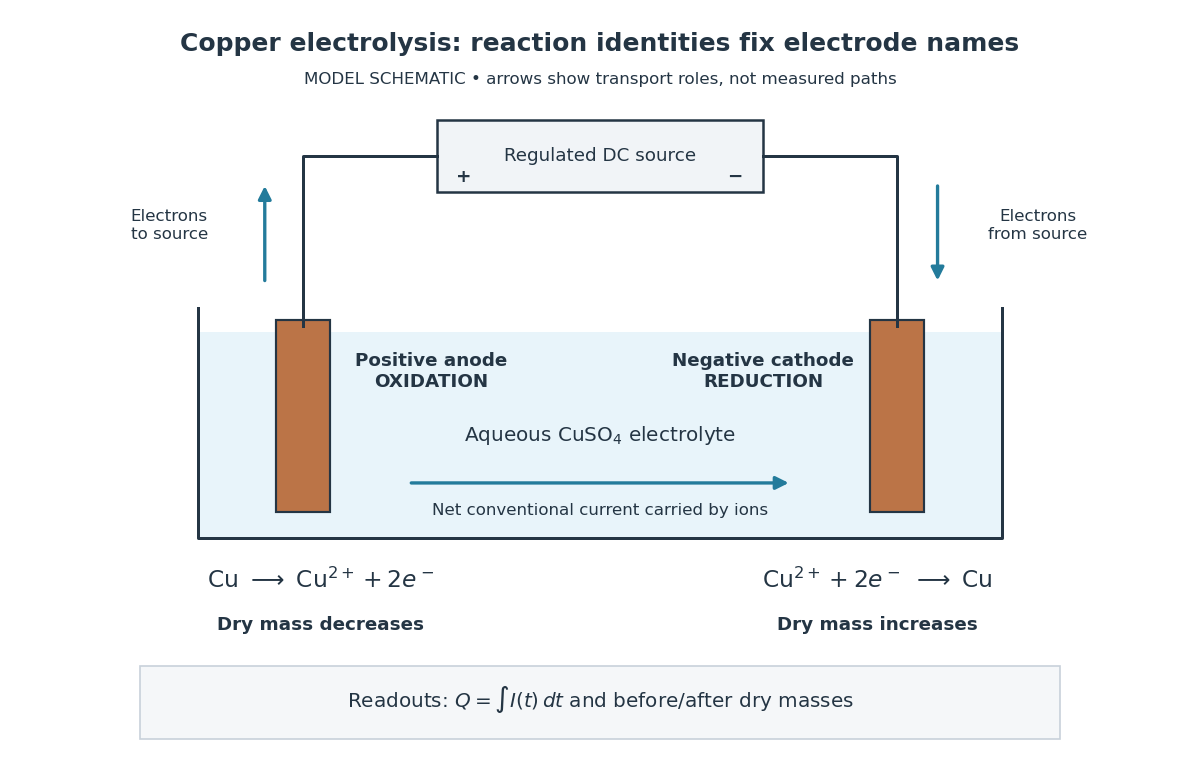

The Python source for this figure:
"""Original copper-transfer schematic; writes its PNG basename to CWD.

Tested with Python 3.14.4, matplotlib 3.10.7, numpy 2.3.5.
Run from _media with MPLBACKEND=Agg and a writable MPLCONFIGDIR.
"""
from pathlib import Path
import matplotlib.pyplot as plt
from matplotlib.patches import Rectangle, FancyArrowPatch

plt.rcParams.update({"font.family": "DejaVu Sans", "font.size": 11})
fig, ax = plt.subplots(figsize=(10, 6.4), dpi=120, facecolor="white")
ax.set(xlim=(0, 10), ylim=(0, 6.4))
ax.axis("off")
ink, blue, copper = "#243544", "#237b9b", "#bb7447"

def text(x, y, s, **kwargs):
    ax.text(x, y, s, ha="center", va="center", color=ink, **kwargs)

def arrow(start, end, color=blue):
    ax.add_patch(FancyArrowPatch(start, end, arrowstyle="-|>",
                                mutation_scale=16, lw=2, color=color))

text(5, 6.12, "Copper electrolysis: reaction identities fix electrode names", fontsize=15, weight="bold")
text(5, 5.82, "MODEL SCHEMATIC • arrows show transport roles, not measured paths", fontsize=10)
ax.add_patch(Rectangle((3.6, 4.85), 2.8, .62, fc="#f1f4f7", ec=ink, lw=1.5))
text(5, 5.16, "Regulated DC source")
text(3.83, 4.98, "+", weight="bold")
text(6.16, 4.98, "−", weight="bold")
ax.plot([2.45, 2.45, 3.6], [3.7, 5.16, 5.16], color=ink, lw=1.8)
ax.plot([6.4, 7.55, 7.55], [5.16, 5.16, 3.7], color=ink, lw=1.8)
arrow((2.12, 4.06), (2.12, 4.93))
text(1.3, 4.56, "Electrons\nto source", fontsize=10)
arrow((7.9, 4.93), (7.9, 4.06))
text(8.76, 4.56, "Electrons\nfrom source", fontsize=10)
ax.add_patch(Rectangle((1.55, 1.88), 6.9, 1.77, fc="#e8f4fa", ec="none"))
ax.plot([1.55, 1.55, 8.45, 8.45], [3.85, 1.88, 1.88, 3.85], color=ink, lw=1.8)
for x in (2.22, 7.32):
    ax.add_patch(Rectangle((x, 2.1), .46, 1.65, fc=copper, ec=ink, lw=1.3))
text(3.55, 3.31, "Positive anode\nOXIDATION", fontsize=11, weight="bold")
text(6.4, 3.31, "Negative cathode\nREDUCTION", fontsize=11, weight="bold")
text(5, 2.76, r"Aqueous $\mathrm{CuSO_4}$ electrolyte", fontsize=12)
arrow((3.35, 2.35), (6.65, 2.35))
text(5, 2.11, "Net conventional current carried by ions", fontsize=10)
text(2.6, 1.51, r"$\mathrm{Cu}\ \longrightarrow\ \mathrm{Cu}^{2+}+2e^-$", fontsize=14)
text(7.38, 1.51, r"$\mathrm{Cu}^{2+}+2e^-\ \longrightarrow\ \mathrm{Cu}$", fontsize=14)
text(2.6, 1.13, "Dry mass decreases", weight="bold")
text(7.38, 1.13, "Dry mass increases", weight="bold")
ax.add_patch(Rectangle((1.05, .15), 7.9, .63, fc="#f5f7f9", ec="#c8d1da"))
text(5, .49, r"Readouts: $Q=\int I(t)\,dt$ and before/after dry masses", fontsize=12)
fig.subplots_adjust(left=.015, right=.985, bottom=.015, top=.985)
fig.savefig(Path(__file__).with_suffix(".png").name, facecolor="white", transparent=False)
plt.close(fig)
